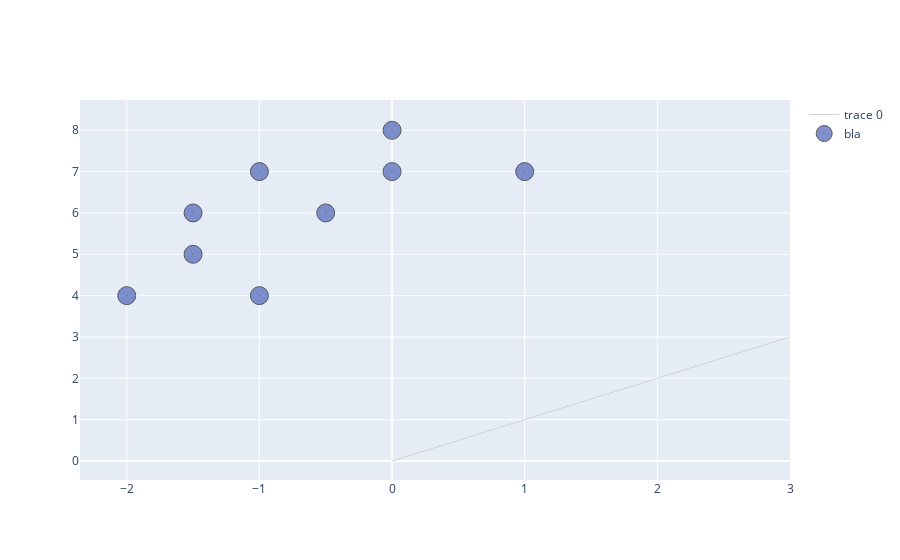

The notebook cell this image was saved under:
### Code cell
#Add traces
fig = go.Figure()
fig.add_trace(go.Scatter(x=Xe,
                   y=Ye,
                   mode='lines',
                   line=dict(color='rgb(210,210,210)', width=1),
                   hoverinfo='none'
                   ))
fig.add_trace(go.Scatter(x=Xn,
                  y=Yn,
                  mode='markers',
                  name='bla',
                  marker=dict(symbol='circle-dot',
                                size=18,
                                color='#6175c1',    #'#DB4551',
                                line=dict(color='rgb(50,50,50)', width=1)
                                ),
                  text=labels,
                  hoverinfo='text',
                  opacity=0.8
                  ))

### Figure 1 — Plotly figure (JSON) as saved in the notebook; plotly's stock layout.template omitted (floating-point values rounded to 4 significant figures)
{"data": [{"hoverinfo": "none", "line": {"color": "rgb(210,210,210)", "width": 1}, "mode": "lines", "type": "scatter", "x": [0, 1, 2, 3], "y": [0, 1, 2, 3]}, {"hoverinfo": "text", "marker": {"color": "#6175c1", "line": {"color": "rgb(50,50,50)", "width": 1}, "size": 18, "symbol": "circle-dot"}, "mode": "markers", "name": "bla", "opacity": 0.8, "text": ["0", "1", "2", "3", "4", "5", "6", "7", "8"], "type": "scatter", "x": [-1.5, -1, -1.5, 0, -0.5, -2, -1, 0, 1], "y": [6, 7, 5, 8, 6, 4, 4, 7, 7]}], "layout": {}}
